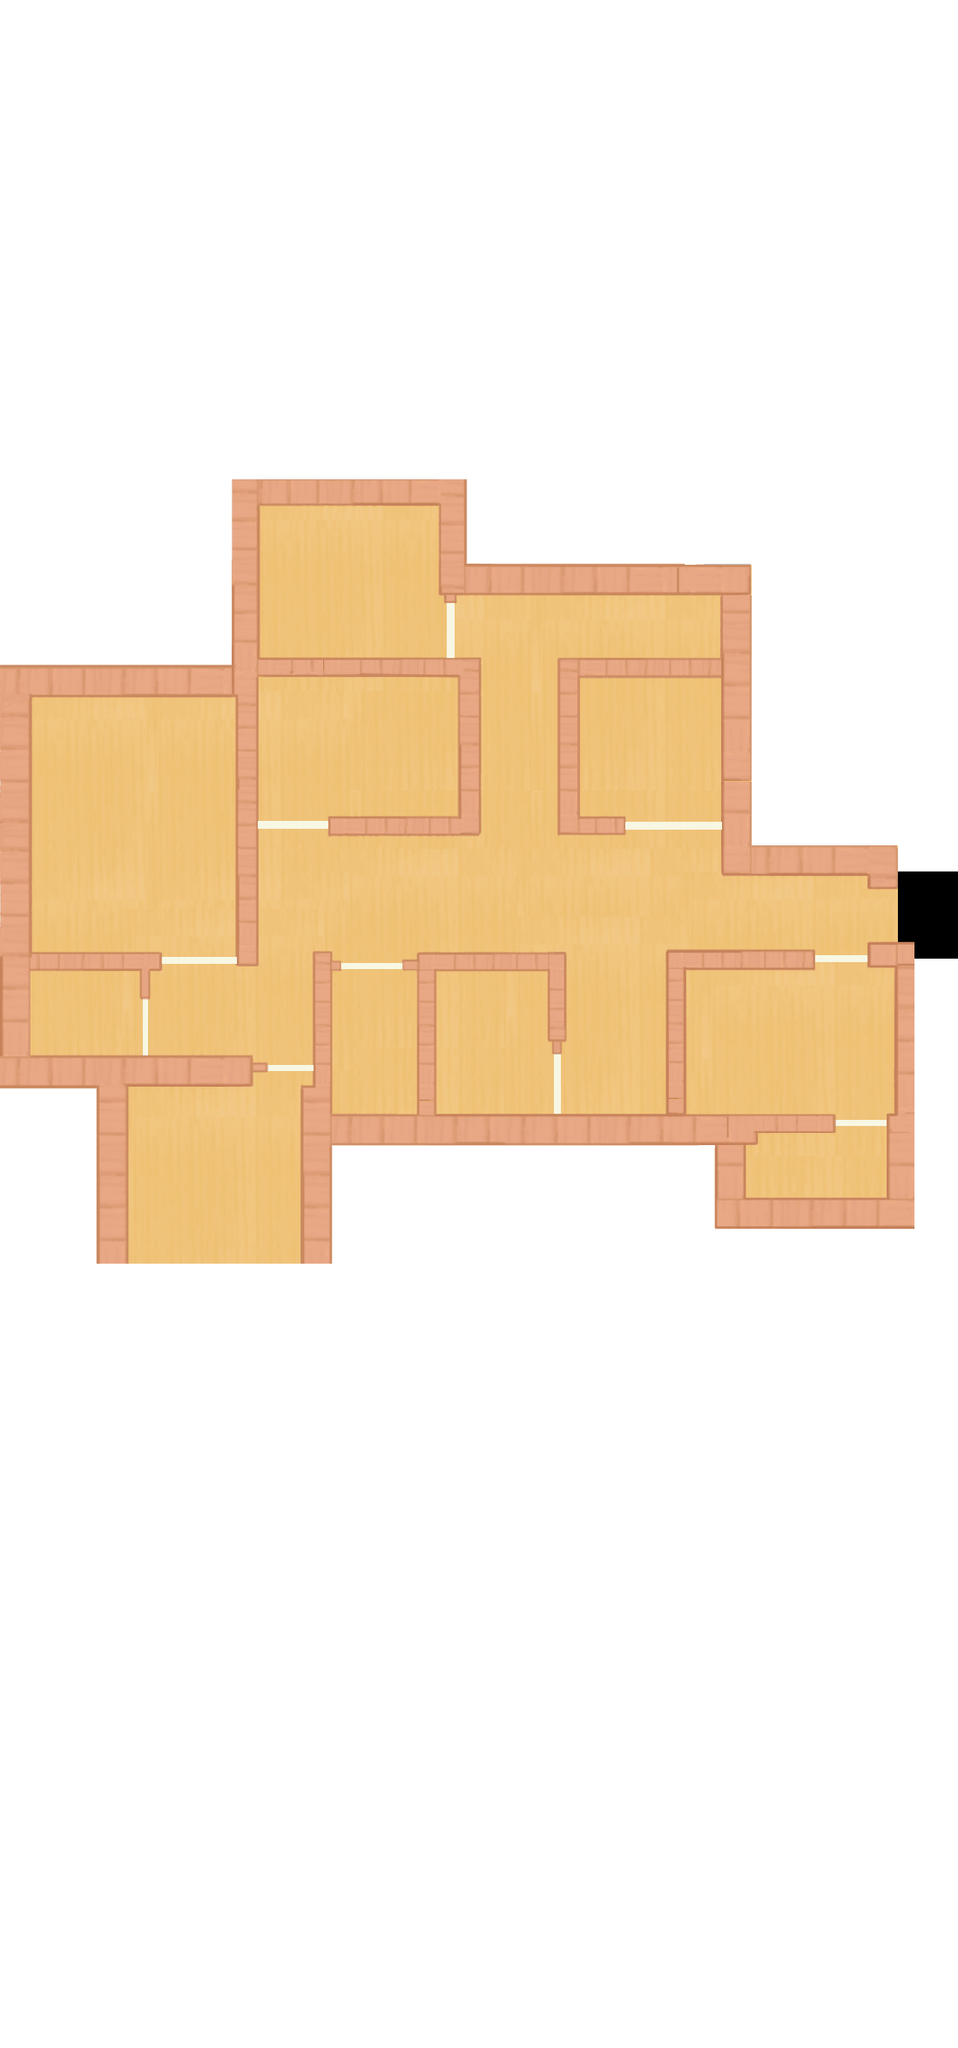

A level layout from a 2D game, rendered from its tile map. Below: a short description, then the map file with its tile-grid data intact:
An orthogonal 22x47 tile map with 50x50 px tiles, 2 tile layers (AStar, Map), 2 tilesets.

<map version="1.10" tiledversion="1.11.2" orientation="orthogonal" renderorder="right-down" width="22" height="47" tilewidth="50" tileheight="50" infinite="0" nextlayerid="3" nextobjectid="1">
 <tileset firstgid="1" source="../map9/map9.tsx" />
 <tileset firstgid="400" source="map10.tsx" />
 <layer id="2" name="AStar" width="22" height="47">
  <data encoding="csv">
400,401,401,400,400,400,400,400,400,400,400,400,401,401,401,400,401,422,422,400,401,401,
400,401,400,400,400,400,400,400,400,400,401,400,401,422,400,401,401,401,400,401,401,401,
400,401,400,401,401,401,401,401,400,401,401,400,401,422,400,401,422,401,400,400,401,401,
401,401,400,400,400,401,401,401,401,401,400,401,401,400,400,401,401,401,401,401,422,422,
401,422,401,400,400,401,422,422,422,400,401,401,401,400,421,422,422,422,422,422,422,401,
401,422,422,421,421,422,422,422,400,401,401,422,422,421,422,422,400,421,421,422,400,401,
401,421,422,422,422,400,400,401,401,401,422,421,422,400,401,421,421,421,422,401,400,401,
401,421,422,400,401,401,401,401,422,422,421,421,422,400,401,421,422,422,422,422,400,401,
401,421,422,401,401,422,422,422,400,400,400,421,400,401,400,400,400,400,421,421,400,401,
401,421,422,400,401,421,421,421,421,421,421,421,400,400,400,400,421,421,421,422,400,401,
401,421,422,400,401,423,423,423,423,423,423,421,421,400,421,421,421,422,401,401,400,401,
401,421,422,400,401,423,423,423,423,423,423,421,422,421,421,422,422,422,422,400,401,401,
422,421,422,400,401,423,0,0,0,0,423,423,423,423,421,421,421,421,422,400,401,422,
422,421,422,401,401,423,0,0,0,0,423,423,423,423,423,423,423,423,423,400,401,422,
423,421,422,422,422,423,0,0,0,0,0,0,0,0,0,0,423,423,423,400,401,422,
423,423,423,423,423,423,423,423,423,423,423,0,0,423,423,423,423,423,423,400,401,422,
423,0,0,0,0,423,0,0,0,0,423,0,0,423,0,0,423,423,423,400,401,422,
423,0,0,0,0,423,0,0,0,0,423,0,0,423,0,0,423,423,423,421,422,422,
423,0,0,0,0,423,0,423,423,423,423,0,0,423,423,0,423,423,423,421,421,422,
423,0,0,0,0,423,0,0,0,0,0,0,0,0,0,0,423,423,423,423,423,423,
423,0,0,0,0,423,0,0,0,0,0,0,0,0,0,0,0,0,0,0,0,0,
423,0,0,0,0,423,0,0,0,0,0,0,0,0,0,0,0,0,0,0,0,0,
423,423,423,423,0,0,0,423,0,423,423,423,423,0,0,423,423,423,423,0,423,423,
423,0,0,0,0,0,0,423,0,423,0,0,423,0,0,423,0,0,0,0,423,423,
423,423,423,423,423,423,0,423,0,423,0,0,0,0,0,423,0,0,0,0,423,423,
423,423,423,0,0,0,0,423,423,423,423,423,423,423,423,423,423,423,423,0,423,423,
423,423,423,0,0,0,0,423,423,423,423,423,423,423,423,423,423,0,0,0,423,423,
423,423,423,0,0,0,0,423,423,423,423,423,423,423,423,423,423,0,0,0,423,423,
423,423,423,0,0,0,0,423,423,423,423,423,423,423,423,423,423,423,423,423,423,423,
423,423,423,423,423,423,423,423,423,423,423,400,401,401,401,401,401,401,401,401,401,401,
400,400,400,400,400,400,401,401,401,401,401,400,401,422,422,422,422,422,422,422,422,422,
400,401,421,421,421,400,400,401,401,401,401,400,401,401,401,401,400,400,400,400,401,422,
400,401,422,422,400,401,401,401,422,422,400,400,401,400,400,400,401,401,421,400,400,400,
400,401,400,400,400,400,400,400,400,400,401,401,401,400,401,401,401,422,400,401,400,401,
400,401,421,421,421,421,400,401,421,400,401,422,401,401,400,400,400,401,400,401,400,401,
400,401,400,401,400,400,400,401,400,400,401,422,401,400,400,401,401,401,400,401,400,401,
401,401,400,401,401,400,401,401,400,401,401,422,401,401,400,401,401,422,401,401,400,401,
422,401,401,401,422,400,401,422,400,401,422,422,401,400,401,401,422,422,401,422,400,401,
422,422,401,401,422,400,401,422,400,401,421,422,401,400,401,422,422,422,401,422,401,401,
421,422,401,422,422,400,401,422,401,401,421,422,401,401,401,421,422,422,401,422,422,401,
421,422,401,421,422,401,401,422,401,422,421,422,401,422,401,421,422,422,401,422,422,401,
421,422,401,421,422,401,422,422,401,400,421,422,401,422,401,422,401,422,422,422,422,401,
421,422,401,421,422,401,421,422,401,421,421,422,422,422,401,422,422,422,421,422,422,401,
421,422,401,421,422,422,421,422,401,400,400,421,422,422,401,421,422,422,421,422,422,401,
421,422,401,400,421,422,421,422,422,400,400,421,422,422,422,421,422,422,421,422,422,422,
421,422,401,421,421,422,421,421,421,421,421,421,422,422,421,421,422,422,421,422,421,422,
421,422,422,421,422,422,422,422,422,422,422,422,422,422,422,421,422,422,421,422,421,422
</data>
 </layer>
 <layer id="1" name="Map" width="22" height="47">
  <data encoding="csv">
0,0,0,0,0,0,0,0,0,0,0,0,0,0,0,0,0,0,0,0,0,0,
0,0,0,0,0,0,0,0,0,0,0,0,0,0,0,0,0,0,0,0,0,0,
0,0,0,0,0,0,0,0,0,0,0,0,0,0,0,0,0,0,0,0,0,0,
0,0,0,0,0,0,0,0,0,0,0,0,0,0,0,0,0,0,0,0,0,0,
0,0,0,0,0,0,0,0,0,0,0,0,0,0,0,0,0,0,0,0,0,0,
0,0,0,0,0,0,0,0,0,0,0,0,0,0,0,0,0,0,0,0,0,0,
0,0,0,0,0,0,0,0,0,0,0,0,0,0,0,0,0,0,0,0,0,0,
0,0,0,0,0,0,0,0,0,0,0,0,0,0,0,0,0,0,0,0,0,0,
0,0,0,0,0,0,0,0,0,0,0,0,0,0,0,0,0,0,0,0,0,0,
0,0,0,0,0,0,0,0,0,0,0,0,0,0,0,0,0,0,0,0,0,0,
0,0,0,0,0,0,0,0,0,0,0,0,0,0,0,0,0,0,0,0,0,0,
0,0,0,0,404,405,406,407,408,409,410,411,412,413,414,415,416,417,418,419,420,0,
0,0,0,0,425,426,427,428,429,430,431,432,433,434,435,436,437,438,439,440,441,0,
0,0,0,0,446,447,448,449,450,451,452,453,454,455,456,457,458,459,460,461,462,0,
0,464,465,466,467,468,469,470,471,472,473,474,475,476,477,478,479,480,481,482,483,0,
484,485,486,487,488,489,490,491,492,493,494,495,496,497,498,499,500,501,502,503,504,0,
505,506,507,508,509,510,511,512,513,514,515,516,517,518,519,520,521,522,523,524,525,0,
526,527,528,529,530,531,532,533,534,535,536,537,538,539,540,541,542,543,544,545,546,0,
547,548,549,550,551,552,553,554,555,556,557,558,559,560,561,562,563,564,565,566,567,0,
568,569,570,571,572,573,574,575,576,577,578,579,580,581,582,583,584,585,586,587,588,0,
589,590,591,592,593,594,595,596,597,598,599,600,601,602,603,604,605,606,607,608,609,0,
610,611,612,613,614,615,616,617,618,619,620,621,622,623,624,625,626,627,628,629,630,0,
631,632,633,634,635,636,637,638,639,640,641,642,643,644,645,646,647,648,649,650,651,0,
652,653,654,655,656,657,658,659,660,661,662,663,664,665,666,667,668,669,670,671,672,0,
673,674,675,676,677,678,679,680,681,682,683,684,685,686,687,688,689,690,691,692,693,0,
694,695,696,697,698,699,700,701,702,703,704,705,706,707,708,709,710,711,712,713,714,0,
715,716,717,718,719,720,721,722,723,724,725,726,727,728,729,730,731,732,733,734,735,0,
736,737,738,739,740,741,742,743,744,745,746,747,748,749,750,751,752,753,754,755,756,0,
757,758,759,760,761,762,763,764,765,766,767,768,769,770,771,772,773,774,775,776,777,0,
0,0,0,0,0,0,0,0,0,0,0,0,0,0,0,0,0,0,0,0,0,0,
0,0,0,0,0,0,0,0,0,0,0,0,0,0,0,0,0,0,0,0,0,0,
0,0,0,0,0,0,0,0,0,0,0,0,0,0,0,0,0,0,0,0,0,0,
0,0,0,0,0,0,0,0,0,0,0,0,0,0,0,0,0,0,0,0,0,0,
0,0,0,0,0,0,0,0,0,0,0,0,0,0,0,0,0,0,0,0,0,0,
0,0,0,0,0,0,0,0,0,0,0,0,0,0,0,0,0,0,0,0,0,0,
0,0,0,0,0,0,0,0,0,0,0,0,0,0,0,0,0,0,0,0,0,0,
0,0,0,0,0,0,0,0,0,0,0,0,0,0,0,0,0,0,0,0,0,0,
0,0,0,0,0,0,0,0,0,0,0,0,0,0,0,0,0,0,0,0,0,0,
0,0,0,0,0,0,0,0,0,0,0,0,0,0,0,0,0,0,0,0,0,0,
0,0,0,0,0,0,0,0,0,0,0,0,0,0,0,0,0,0,0,0,0,0,
0,0,0,0,0,0,0,0,0,0,0,0,0,0,0,0,0,0,0,0,0,0,
0,0,0,0,0,0,0,0,0,0,0,0,0,0,0,0,0,0,0,0,0,0,
0,0,0,0,0,0,0,0,0,0,0,0,0,0,0,0,0,0,0,0,0,0,
0,0,0,0,0,0,0,0,0,0,0,0,0,0,0,0,0,0,0,0,0,0,
0,0,0,0,0,0,0,0,0,0,0,0,0,0,0,0,0,0,0,0,0,0,
0,0,0,0,0,0,0,0,0,0,0,0,0,0,0,0,0,0,0,0,0,0,
0,0,0,0,0,0,0,0,0,0,0,0,0,0,0,0,0,0,0,0,0,0
</data>
 </layer>
</map>
